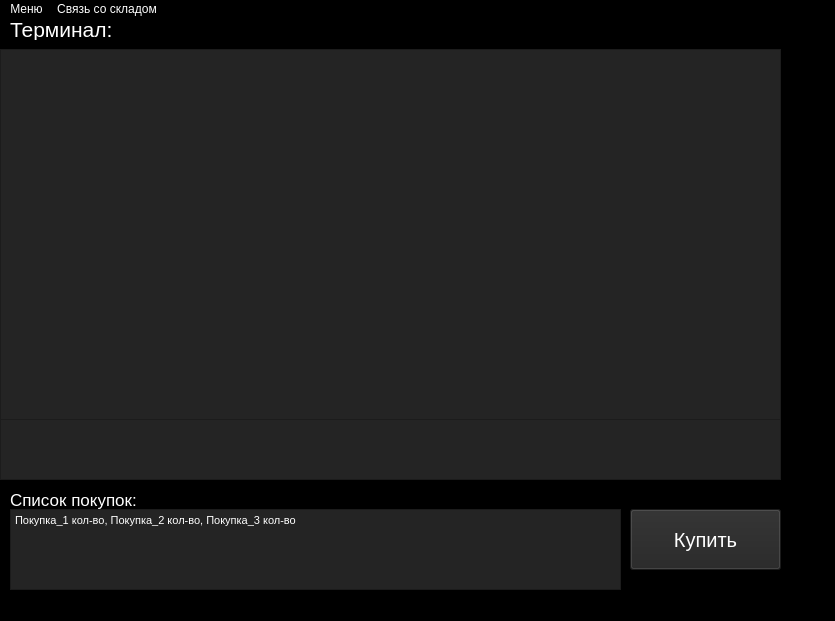
<?xml version="1.0" encoding="UTF-8"?>
<ui version="4.0">
 <class>MainWindow</class>
 <widget class="QMainWindow" name="MainWindow">
  <property name="enabled">
   <bool>true</bool>
  </property>
  <property name="geometry">
   <rect>
    <x>0</x>
    <y>0</y>
    <width>835</width>
    <height>621</height>
   </rect>
  </property>
  <property name="windowTitle">
   <string>Касса</string>
  </property>
  <property name="styleSheet">
   <string notr="true">
	background-color: rgb(0, 0, 0);</string>
  </property>
  <widget class="QWidget" name="centralwidget">
   <widget class="QTextBrowser" name="textBrowser">
    <property name="geometry">
     <rect>
      <x>0</x>
      <y>30</y>
      <width>781</width>
      <height>371</height>
     </rect>
    </property>
    <property name="styleSheet">
     <string notr="true">color: rgb(255, 255, 255);
background-color: rgb(36, 36, 36);</string>
    </property>
   </widget>
   <widget class="QLabel" name="label">
    <property name="geometry">
     <rect>
      <x>10</x>
      <y>0</y>
      <width>161</width>
      <height>21</height>
     </rect>
    </property>
    <property name="font">
     <font>
      <pointsize>16</pointsize>
     </font>
    </property>
    <property name="styleSheet">
     <string notr="true">color: rgb(255, 255, 255);</string>
    </property>
    <property name="text">
     <string>Терминал:</string>
    </property>
   </widget>
   <widget class="QLabel" name="label_2">
    <property name="geometry">
     <rect>
      <x>10</x>
      <y>470</y>
      <width>531</width>
      <height>21</height>
     </rect>
    </property>
    <property name="font">
     <font>
      <pointsize>13</pointsize>
     </font>
    </property>
    <property name="styleSheet">
     <string notr="true">color: rgb(255, 255, 255);</string>
    </property>
    <property name="text">
     <string>Список покупок:</string>
    </property>
   </widget>
   <widget class="QPushButton" name="pushButton">
    <property name="geometry">
     <rect>
      <x>630</x>
      <y>490</y>
      <width>151</width>
      <height>61</height>
     </rect>
    </property>
    <property name="font">
     <font>
      <pointsize>15</pointsize>
     </font>
    </property>
    <property name="styleSheet">
     <string notr="true">color: rgb(255, 255, 255);
background-color: rgb(36, 36, 36);</string>
    </property>
    <property name="text">
     <string>Купить</string>
    </property>
   </widget>
   <widget class="QTextEdit" name="textEdit">
    <property name="geometry">
     <rect>
      <x>10</x>
      <y>490</y>
      <width>611</width>
      <height>81</height>
     </rect>
    </property>
    <property name="styleSheet">
     <string notr="true">background-color: rgb(36, 36, 36);
color: rgb(255, 255, 255);</string>
    </property>
    <property name="markdown">
     <string notr="true">Покупка_1 кол-во, Покупка_2 кол-во, Покупка_3 кол-во

</string>
    </property>
    <property name="html">
     <string>&lt;!DOCTYPE HTML PUBLIC &quot;-//W3C//DTD HTML 4.0//EN&quot; &quot;http://www.w3.org/TR/REC-html40/strict.dtd&quot;&gt;
&lt;html&gt;&lt;head&gt;&lt;meta name=&quot;qrichtext&quot; content=&quot;1&quot; /&gt;&lt;style type=&quot;text/css&quot;&gt;
p, li { white-space: pre-wrap; }
&lt;/style&gt;&lt;/head&gt;&lt;body style=&quot; font-family:'MS Shell Dlg 2'; font-size:8.25pt; font-weight:400; font-style:normal;&quot;&gt;
&lt;p style=&quot; margin-top:5px; margin-bottom:5px; margin-left:0px; margin-right:0px; -qt-block-indent:0; text-indent:0px;&quot;&gt;Покупка_1 кол-во, Покупка_2 кол-во, Покупка_3 кол-во&lt;/p&gt;&lt;/body&gt;&lt;/html&gt;</string>
    </property>
   </widget>
   <widget class="QTextBrowser" name="textBrowser_2">
    <property name="geometry">
     <rect>
      <x>0</x>
      <y>400</y>
      <width>781</width>
      <height>61</height>
     </rect>
    </property>
    <property name="styleSheet">
     <string notr="true">color: rgb(255, 255, 255);
background-color: rgb(36, 36, 36);</string>
    </property>
   </widget>
  </widget>
  <widget class="QStatusBar" name="statusbar"/>
  <widget class="QMenuBar" name="menuBar">
   <property name="geometry">
    <rect>
     <x>0</x>
     <y>0</y>
     <width>835</width>
     <height>21</height>
    </rect>
   </property>
   <property name="styleSheet">
    <string notr="true">color: rgb(255, 255, 255);</string>
   </property>
   <widget class="QMenu" name="menu">
    <property name="title">
     <string>Связь со складом</string>
    </property>
    <addaction name="action_8"/>
   </widget>
   <widget class="QMenu" name="menuMenu">
    <property name="styleSheet">
     <string notr="true">color: rgb(255, 255, 255);</string>
    </property>
    <property name="title">
     <string>Меню</string>
    </property>
    <addaction name="action_4"/>
    <addaction name="separator"/>
    <addaction name="action_5"/>
    <addaction name="action_6"/>
    <addaction name="action_10"/>
    <addaction name="separator"/>
    <addaction name="action_9"/>
   </widget>
   <addaction name="menuMenu"/>
   <addaction name="menu"/>
  </widget>
  <action name="action1234">
   <property name="text">
    <string>1234</string>
   </property>
  </action>
  <action name="action_4">
   <property name="text">
    <string>Список комманд</string>
   </property>
  </action>
  <action name="action_5">
   <property name="text">
    <string>Прочитать из файла</string>
   </property>
  </action>
  <action name="action_6">
   <property name="text">
    <string>Экспортировать чек в файл</string>
   </property>
  </action>
  <action name="action_9">
   <property name="text">
    <string>Выход</string>
   </property>
  </action>
  <action name="action_10">
   <property name="text">
    <string>Список доступных покупок</string>
   </property>
  </action>
  <action name="action_8">
   <property name="text">
    <string>Открыть терминал связи</string>
   </property>
  </action>
 </widget>
 <resources/>
 <connections/>
</ui>
